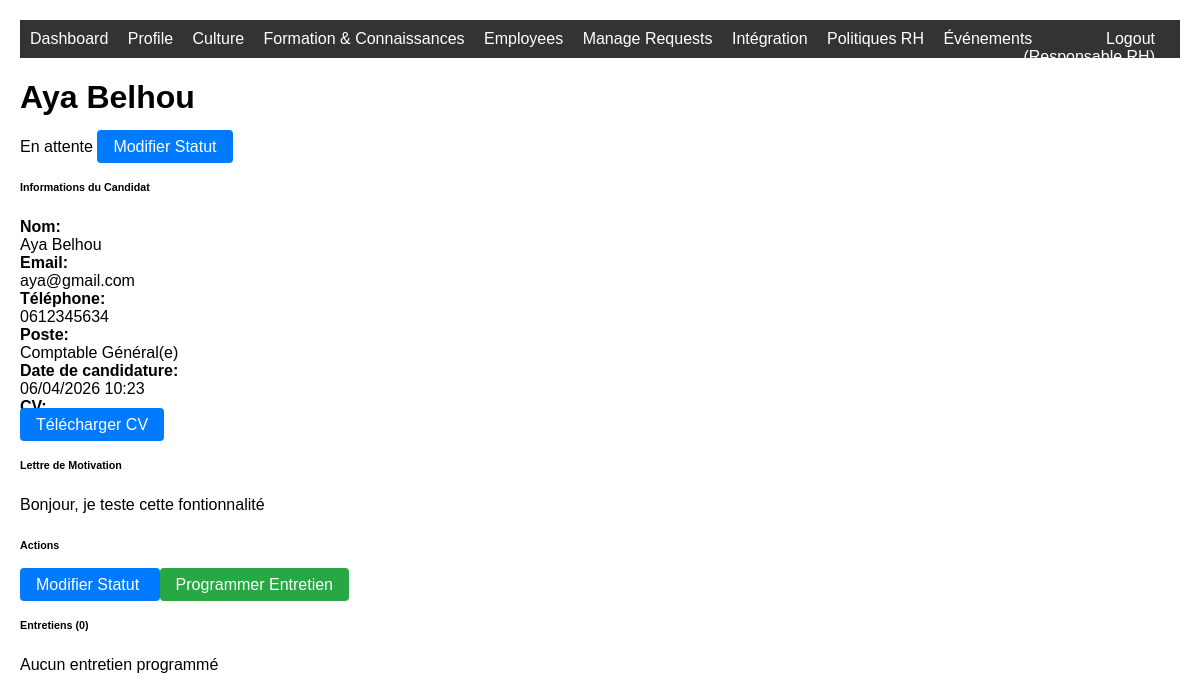
The app's page /recruitment/applications/88/ (signed in), older data.
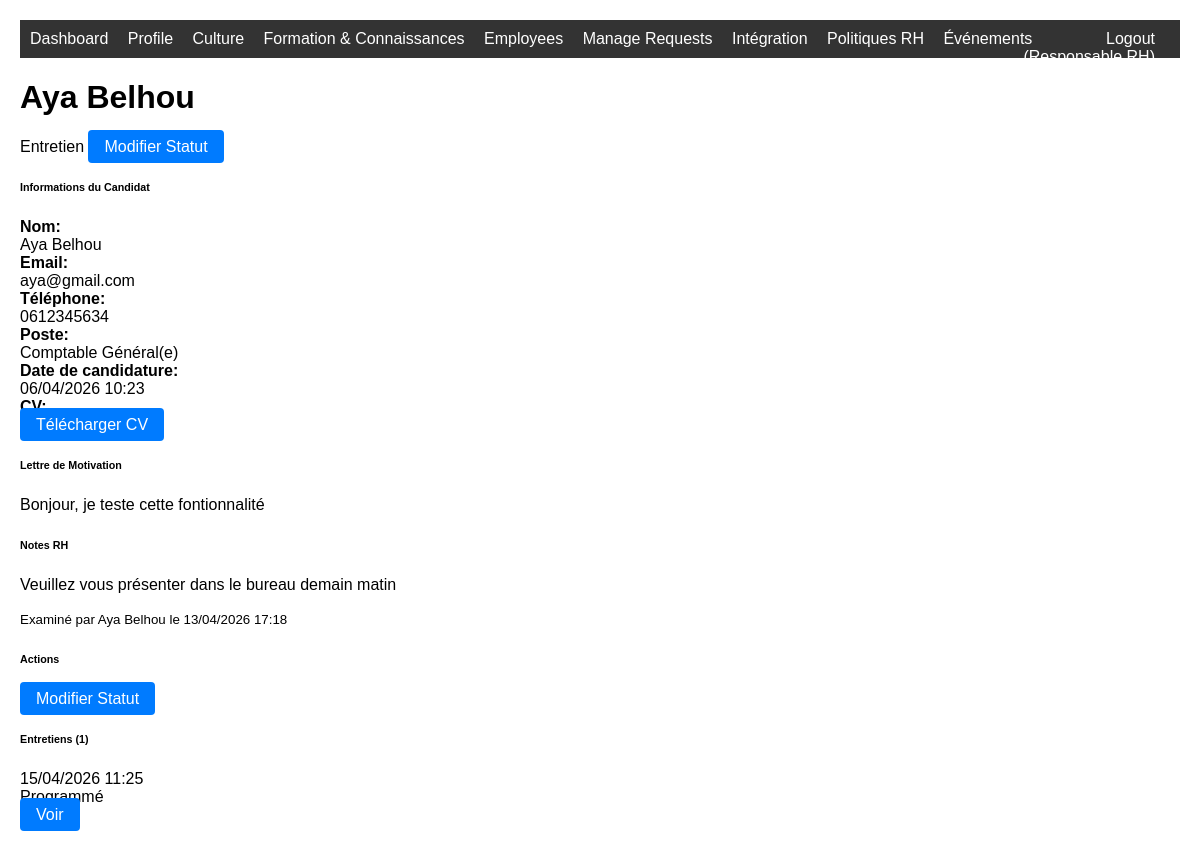
The same page, newer data.
### recruitment/models.py (models this page shows, shortened)
class Application(models.Model):
    STATUS_CHOICES = [
        ('pending', 'En attente'),
        ('reviewed', 'Examiné'),
        ('interview', 'Entretien'),
        ('accepted', 'Accepté'),
        ('rejected', 'Rejeté'),
    ]
    job_offer = models.ForeignKey(JobOffer, on_delete=models.CASCADE, related_name='applications')
    first_name = models.CharField(max_length=100)
    last_name = models.CharField(max_length=100)
    email = models.EmailField()
    phone = models.CharField(max_length=20)
    cv = models.FileField(upload_to='recruitment/cvs/')
    cover_letter = models.TextField(blank=True)
    status = models.CharField(max_length=20, choices=STATUS_CHOICES, default='pending')
    applied_at = models.DateTimeField(auto_now_add=True)
    reviewed_by = models.ForeignKey(settings.AUTH_USER_MODEL, null=True, blank=True, on_delete=models.SET_NULL, related_name='reviewed_applications')
    reviewed_at = models.DateTimeField(null=True, blank=True)
    notes = models.TextField(blank=True)
    source = models.CharField(max_length=20, choices=[('web', 'Site Web'), ('email', 'Email')], default='web')
    class Meta:
        ordering = ['-applied_at']
    @property
    def full_name(self):
        return f"{self.first_name} {self.last_name}"

class JobOffer(models.Model):
    STATUS_CHOICES = [
        ('draft', 'Brouillon'),
        ('published', 'Publié'),
        ('closed', 'Fermé'),
    ]
    EXPERIENCE_LEVELS = [
        ('junior', 'Junior (0-2 ans)'),
        ('intermediate', 'Intermédiaire (2-5 ans)'),
        ('senior', 'Senior (5+ ans)'),
        ('expert', 'Expert (10+ ans)'),
    ]
    title = models.CharField(max_length=200)
    department = models.CharField(max_length=100)
    description = models.TextField()
    required_skills = models.TextField()
    experience_level = models.CharField(max_length=20, choices=EXPERIENCE_LEVELS)
    status = models.CharField(max_length=20, choices=STATUS_CHOICES, default='draft')
    created_by = models.ForeignKey(settings.AUTH_USER_MODEL, on_delete=models.CASCADE, related_name='created_job_offers')
    created_at = models.DateTimeField(auto_now_add=True)
    updated_at = models.DateTimeField(auto_now=True)
    published_at = models.DateTimeField(null=True, blank=True)
    class Meta:
        ordering = ['-created_at']

class Interview(models.Model):
    STATUS_CHOICES = [
        ('scheduled', 'Programmé'),
        ('completed', 'Terminé'),
        ('cancelled', 'Annulé'),
    ]
    application = models.ForeignKey(Application, on_delete=models.CASCADE, related_name='interviews')
    scheduled_date = models.DateTimeField()
    interviewer = models.ForeignKey(settings.AUTH_USER_MODEL, on_delete=models.CASCADE, related_name='conducted_interviews')
    location = models.CharField(max_length=200, blank=True)
    status = models.CharField(max_length=20, choices=STATUS_CHOICES, default='scheduled')
    feedback = models.TextField(blank=True)
    score = models.IntegerField(null=True, blank=True, help_text="Score sur 10")
    created_at = models.DateTimeField(auto_now_add=True)
    class Meta:
        ordering = ['-scheduled_date']

### core/models.py (models this page shows, shortened)
class User(AbstractUser):
    ROLE_CHOICES = [
        ('employee', 'Employee'),
        ('hr_manager', 'Responsable RH'),
        ('hr_director', 'HR Director'),
        ('administrator', 'Administrator'),
    ]
    phone = models.CharField(max_length=20, blank=True, null=True)
    role = models.CharField(max_length=20, choices=ROLE_CHOICES, default='employee')

### recruitment/views.py (the view)
# urls.py: path('applications/<int:pk>/', views.application_detail, name='application_detail'),
@user_passes_test(is_hr_manager_or_director)
def application_detail(request, pk):
    application = get_object_or_404(Application, pk=pk)
    interviews = application.interviews.all()
    return render(request, 'recruitment/application_detail.html', {'application': application, 'interviews': interviews})

### recruitment/views.py (called while the page is built)
def is_hr_manager_or_director(user):
    return user.role in ['hr_manager', 'hr_director']

### templates/recruitment/application_detail.html (shortened to what the changed rows need)
{% extends 'base.html' %}
{% block content %}
<div class="container-fluid py-4">
    <div class="row mb-4">
        <div class="col-12">
            <div class="d-flex justify-content-between align-items-center">
                <h1 class="h3 mb-0">{{ application.full_name }}</h1>
                <div>
                    <span class="badge badge-{% if application.status == 'pending' %}warning{% elif application.status == 'accepted' %}success{% elif application.status == 'rejected' %}danger{% else %}info{% endif %} mr-2">
                        {{ application.get_status_display }}
                    </span>
                    <a href="{% url 'recruitment:application_update_status' application.pk %}" class="btn btn-warning btn-sm">
                         Modifier Statut
                    </a>
                </div>
            </div>
        </div>
    </div>
    <div class="row">
        <div class="col-lg-8">
            <div class="card shadow mb-4">
                <div class="card-body">
                    <div class="row mb-3">
                        <div class="col-sm-3"><strong>Nom:</strong></div>
                        <div class="col-sm-9">{{ application.full_name }}</div>
                    </div>
                    <div class="row mb-3">
                        <div class="col-sm-3"><strong>Email:</strong></div>
                        <div class="col-sm-9">{{ application.email }}</div>
                    </div>
                    <div class="row mb-3">
                        <div class="col-sm-3"><strong>Téléphone:</strong></div>
                        <div class="col-sm-9">{{ application.phone }}</div>
                    </div>
                    <div class="row mb-3">
                        <div class="col-sm-3"><strong>Poste:</strong></div>
                        <div class="col-sm-9">{{ application.job_offer.title }}</div>
                    </div>
                    <div class="row mb-3">
                        <div class="col-sm-3"><strong>Date de candidature:</strong></div>
                        <div class="col-sm-9">{{ application.applied_at|date:"d/m/Y H:i" }}</div>
                    </div>
                </div>
            </div>
            {% if application.cover_letter %}
            <div class="card shadow mb-4">
                <div class="card-header">
                    <h6 class="m-0 font-weight-bold text-primary">Lettre de Motivation</h6>
                </div>
                <div class="card-body">
                    <p>{{ application.cover_letter|linebreaks }}</p>
                </div>
            </div>
            {% endif %}
            {% if application.notes %}
            <div class="card shadow mb-4">
                <div class="card-header">
                    <h6 class="m-0 font-weight-bold text-primary">Notes RH</h6>
                </div>
                <div class="card-body">
                    <p>{{ application.notes|linebreaks }}</p>
                    {% if application.reviewed_by %}
                    <small class="text-muted">
                        Examiné par {{ application.reviewed_by.get_full_name }} le {{ application.reviewed_at|date:"d/m/Y H:i" }}
                    </small>
                    {% endif %}
                </div>
            </div>
            {% endif %}
        </div>
        <div class="col-lg-4">
            <div class="card shadow mb-4">
                <div class="card-body">
                    <div class="d-grid gap-2">
                        <a href="{% url 'recruitment:application_update_status' application.pk %}" class="btn btn-warning">
                             Modifier Statut
                        </a>
                        {% if application.status != 'interview' %}
                        <a href="{% url 'recruitment:interview_create' application.pk %}" class="btn btn-success">
                             Programmer Entretien
                        </a>
                        {% endif %}
                    </div>
                </div>
            </div>
            <div class="card shadow">
                <div class="card-header">
                    <h6 class="m-0 font-weight-bold text-primary">Entretiens ({{ interviews.count }})</h6>
                </div>
                <div class="card-body">
                    {% for interview in interviews %}
                    <div class="border rounded p-2 mb-2">
                        <div class="d-flex justify-content-between align-items-center">
                            <div>
                                <div class="font-weight-bold">{{ interview.scheduled_date|date:"d/m/Y H:i" }}</div>
                            </div>
                            <span class="badge badge-{% if interview.status == 'scheduled' %}warning{% elif interview.status == 'completed' %}success{% else %}secondary{% endif %}">
                                {{ interview.get_status_display }}
                            </span>
                        </div>
                        <div class="mt-2">
                            <a href="{% url 'recruitment:interview_detail' interview.pk %}" class="btn btn-sm btn-outline-info">Voir</a>
                        </div>
                    </div>
                    {% empty %}
                    <p class="text-muted">Aucun entretien programmé</p>
                    {% endfor %}
                </div>
            </div>
        </div>
    </div>
</div>
{% endblock %}

Row changes from the older to the newer data that the page shows:
changed Application "Aya Belhou": status "En attente" → "Entretien"; notes (not shown) → "Veuillez vous présenter dans le bureau demain matin"; reviewed_by.get_full_name (not shown) → "Aya Belhou"; reviewed_by_id empty → 5 (drawn); reviewed_at (not shown) → "13/04/2026 17:18"; count "0" → "1"
added Interview: scheduled_date "15/04/2026 11:25", status "Programmé"
Text that changed along with them:
text no longer shown: "Programmer Entretien Aucun entretien programmé"
text now shown: "Notes RH Examiné par le"
